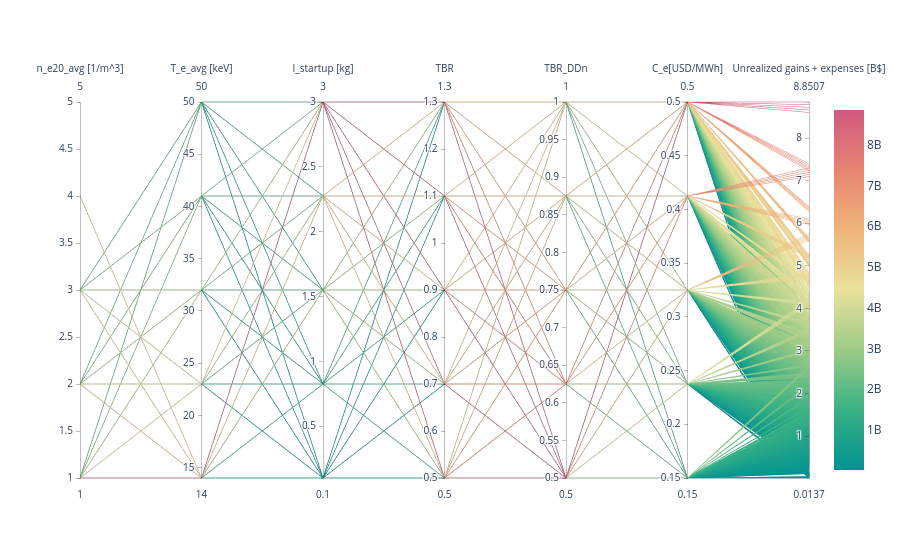

Write notebook code for a chart like this one.
### Code cell
df = pd.read_csv("parametric_results.csv")
#print the parameters leading to a value of Dollar_lost greater than 10 billion USD

print(df[df["Dollar_lost[USD]"] >= 1e15])

cols = [
    "n_e20_avg[1/m^3]","T_e_avg[keV]","I_ST[kg]","TBR","TBR_DDn","Cost_per_kWh[USD/MWh]",
    "Dollar_lost[USD]"
]
df_filtered = df[df["Dollar_lost[USD]"] <= 2e10]

df_plot = df_filtered[cols]

fig = go.Figure(
    data=go.Parcoords(
        line=dict(
            color=df_plot["Dollar_lost[USD]"],
            colorscale='temps',
            showscale=True
        ),
        dimensions=[
            dict(label="n_e20_avg [1/m^3]", values=df_plot["n_e20_avg[1/m^3]"]),
            dict(label="T_e_avg [keV]", values=df_plot["T_e_avg[keV]"]),
            dict(label="I_startup [kg]", values=df_plot["I_ST[kg]"]),
            dict(label="TBR", values=df_plot["TBR"]),
            dict(label="TBR_DDn", values=df_plot["TBR_DDn"]),
            dict(label='C_e[USD/MWh]', values=df_plot["Cost_per_kWh[USD/MWh]"]),
            dict(label="Unrealized gains + expenses [B$]", values=df_plot["Dollar_lost[USD]"]/1e9),
        ],
    )
)

fig.show()

### Figure 1 — Plotly figure (JSON) as saved in the notebook; plotly's stock layout.template omitted (floating-point values rounded to 4 significant figures; data arrays with more than 128 entries replaced by an {"elided": "..."} marker saying what was removed)
{"data": [{"dimensions": [{"label": "n_e20_avg [1/m^3]", "values": {"elided": "15625 float values"}}, {"label": "T_e_avg [keV]", "values": {"elided": "15625 float values"}}, {"label": "I_startup [kg]", "values": {"elided": "15625 float values"}}, {"label": "TBR", "values": {"elided": "15625 float values"}}, {"label": "TBR_DDn", "values": {"elided": "15625 float values"}}, {"label": "C_e[USD/MWh]", "values": {"elided": "15625 float values"}}, {"label": "Unrealized gains + expenses [B$]", "values": {"elided": "15625 float values"}}], "line": {"color": {"elided": "15625 float values"}, "colorscale": [[0, "rgb(0, 147, 146)"], [0.1667, "rgb(57, 177, 133)"], [0.3333, "rgb(156, 203, 134)"], [0.5, "rgb(233, 226, 156)"], [0.6667, "rgb(238, 180, 121)"], [0.8333, "rgb(232, 132, 113)"], [1, "rgb(207, 89, 126)"]], "showscale": true}, "type": "parcoords"}], "layout": {}}
